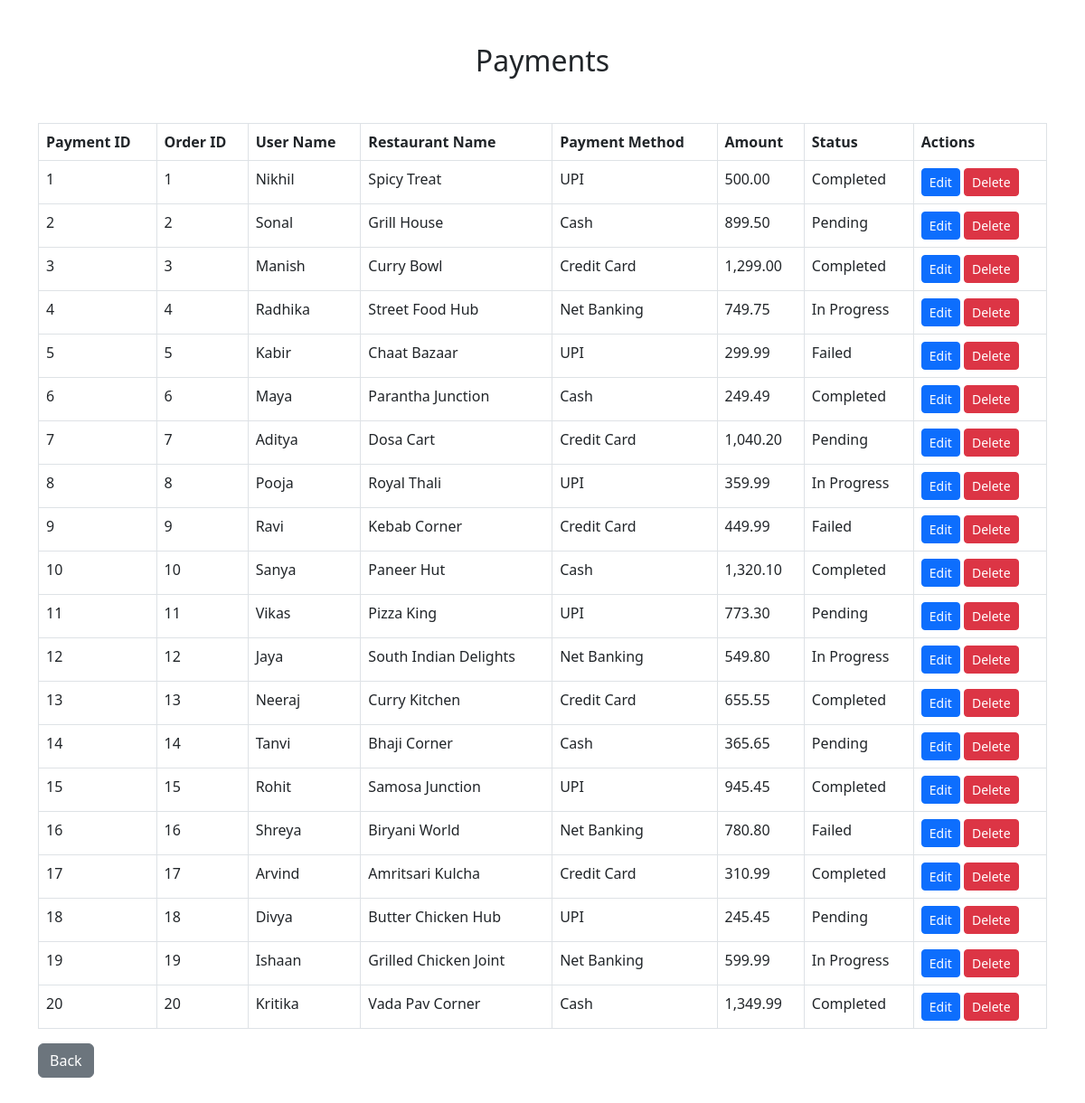
Screenshot of /show_payments.php with the database file from the repository.
### tables this page shows
CREATE TABLE `Payment` (
  `payment_id` int NOT NULL AUTO_INCREMENT,
  `order_id` int NOT NULL,
  `payment_method` varchar(20) NOT NULL,
  `amount` decimal(10,2) NOT NULL,
  `status` varchar(20) NOT NULL,
  PRIMARY KEY (`payment_id`),
  KEY `order_id` (`order_id`),
  CONSTRAINT `Payment_ibfk_1` FOREIGN KEY (`order_id`) REFERENCES `Orders` (`order_id`)
);

CREATE TABLE `Orders` (
  `order_id` int NOT NULL AUTO_INCREMENT,
  `user_id` int NOT NULL,
  `restaurant_id` int NOT NULL,
  `order_total` decimal(10,2) NOT NULL,
  `delivery_status` varchar(20) NOT NULL,
  PRIMARY KEY (`order_id`),
  KEY `user_id` (`user_id`),
  KEY `restaurant_id` (`restaurant_id`),
  CONSTRAINT `Orders_ibfk_1` FOREIGN KEY (`user_id`) REFERENCES `Users` (`user_id`),
  CONSTRAINT `Orders_ibfk_2` FOREIGN KEY (`restaurant_id`) REFERENCES `Restaurants` (`restaurant_id`)
);

CREATE TABLE `Users` (
  `user_id` int NOT NULL AUTO_INCREMENT,
  `name` varchar(255) NOT NULL,
  `email` varchar(255) NOT NULL,
  `password` varchar(255) NOT NULL,
  `phone` varchar(20) NOT NULL,
  PRIMARY KEY (`user_id`),
  UNIQUE KEY `email` (`email`)
);

CREATE TABLE `Restaurants` (
  `restaurant_id` int NOT NULL AUTO_INCREMENT,
  `name` varchar(255) NOT NULL,
  `address` varchar(255) NOT NULL,
  `phone` varchar(20) NOT NULL,
  PRIMARY KEY (`restaurant_id`)
);

### show_payments.php (the view, shortened to what this page needs)
<?php include('db.php');
$sql = "
    SELECT
        Payment.payment_id,
        Payment.payment_method,
        Payment.amount,
        Payment.status,
        Orders.order_id,
        Users.name AS user_name,
        Restaurants.name AS restaurant_name
    FROM Payment
    JOIN Orders ON Payment.order_id = Orders.order_id
    JOIN Users ON Orders.user_id = Users.user_id
    JOIN Restaurants ON Orders.restaurant_id = Restaurants.restaurant_id
";
$result = $conn->query($sql);
?>
<!DOCTYPE html>
<html lang="en">
<?php include('header.php'); ?>
<body>
<div class="container mt-5">
    <h2 class="text-center">Payments</h2>
    <?php
    if ($result->num_rows > 0) {
        echo "<table class='table table-bordered'>
                <thead>
                  <tr>
                    <th>Payment ID</th>
                    <th>Order ID</th>
                    <th>User Name</th>
                    <th>Restaurant Name</th>
                    <th>Payment Method</th>
                    <th>Amount</th>
                    <th>Status</th>
                    <th>Actions</th>
                  </tr>
                </thead>
                <tbody>";
        while ($row = $result->fetch_assoc()) {
            echo "<tr>
                    <td>" . $row['payment_id'] . "</td>
                    <td>" . $row['order_id'] . "</td>
                    <td>" . htmlspecialchars($row['user_name']) . "</td>
                    <td>" . htmlspecialchars($row['restaurant_name']) . "</td>
                    <td>" . htmlspecialchars($row['payment_method']) . "</td>
                    <td>" . number_format($row['amount'], 2) . "</td>
                    <td>" . htmlspecialchars($row['status']) . "</td>
                    <td>
                        <a href='edit_payment.php?payment_id=" . $row['payment_id'] . "' class='btn btn-primary btn-sm'>Edit</a>
                        <a href='edit_payment.php?payment_id=" . $row['payment_id'] . "&delete=1' class='btn btn-danger btn-sm'>Delete</a>
                    </td>
                  </tr>";
        }
        echo "</tbody></table><a href='index.php' class='btn btn-secondary'>Back</a>";
    } else {
        echo "<div class='alert alert-warning' role='alert'>No payments found.</div>";
    }
    ?>
</div>
</body>
</html>

### header.php (style rules this page uses)
body { padding-bottom: 200px; }
table { margin-top: 50px; }

### rows the page displays
payment: payment_id "1", order.order_id "1", users.name "Nikhil", restaurants.name "Spicy Treat", payment_method "UPI", amount "500.00", status "Completed"
payment: payment_id "2", order.order_id "2", users.name "Sonal", restaurants.name "Grill House", payment_method "Cash", amount "899.50", status "Pending"
payment: payment_id "3", order.order_id "3", users.name "Manish", restaurants.name "Curry Bowl", payment_method "Credit Card", amount "1,299.00", status "Completed"
payment: payment_id "4", order.order_id "4", users.name "Radhika", restaurants.name "Street Food Hub", payment_method "Net Banking", amount "749.75", status "In Progress"
payment: payment_id "5", order.order_id "5", users.name "Kabir", restaurants.name "Chaat Bazaar", payment_method "UPI", amount "299.99", status "Failed"
payment: payment_id "6", order.order_id "6", users.name "Maya", restaurants.name "Parantha Junction", payment_method "Cash", amount "249.49", status "Completed"
payment: payment_id "7", order.order_id "7", users.name "Aditya", restaurants.name "Dosa Cart", payment_method "Credit Card", amount "1,040.20", status "Pending"
payment: payment_id "8", order.order_id "8", users.name "Pooja", restaurants.name "Royal Thali", payment_method "UPI", amount "359.99", status "In Progress"
payment: payment_id "9", order.order_id "9", users.name "Ravi", restaurants.name "Kebab Corner", payment_method "Credit Card", amount "449.99", status "Failed"
payment: payment_id "10", order.order_id "10", users.name "Sanya", restaurants.name "Paneer Hut", payment_method "Cash", amount "1,320.10", status "Completed"
payment: payment_id "11", order.order_id "11", users.name "Vikas", restaurants.name "Pizza King", payment_method "UPI", amount "773.30", status "Pending"
payment: payment_id "12", order.order_id "12", users.name "Jaya", restaurants.name "South Indian Delights", payment_method "Net Banking", amount "549.80", status "In Progress"
payment: payment_id "13", order.order_id "13", users.name "Neeraj", restaurants.name "Curry Kitchen", payment_method "Credit Card", amount "655.55", status "Completed"
payment: payment_id "14", order.order_id "14", users.name "Tanvi", restaurants.name "Bhaji Corner", payment_method "Cash", amount "365.65", status "Pending"
payment: payment_id "15", order.order_id "15", users.name "Rohit", restaurants.name "Samosa Junction", payment_method "UPI", amount "945.45", status "Completed"
payment: payment_id "16", order.order_id "16", users.name "Shreya", restaurants.name "Biryani World", payment_method "Net Banking", amount "780.80", status "Failed"
payment: payment_id "17", order.order_id "17", users.name "Arvind", restaurants.name "Amritsari Kulcha", payment_method "Credit Card", amount "310.99", status "Completed"
payment: payment_id "18", order.order_id "18", users.name "Divya", restaurants.name "Butter Chicken Hub", payment_method "UPI", amount "245.45", status "Pending"
payment: payment_id "19", order.order_id "19", users.name "Ishaan", restaurants.name "Grilled Chicken Joint", payment_method "Net Banking", amount "599.99", status "In Progress"
payment: payment_id "20", order.order_id "20", users.name "Kritika", restaurants.name "Vada Pav Corner", payment_method "Cash", amount "1,349.99", status "Completed"
